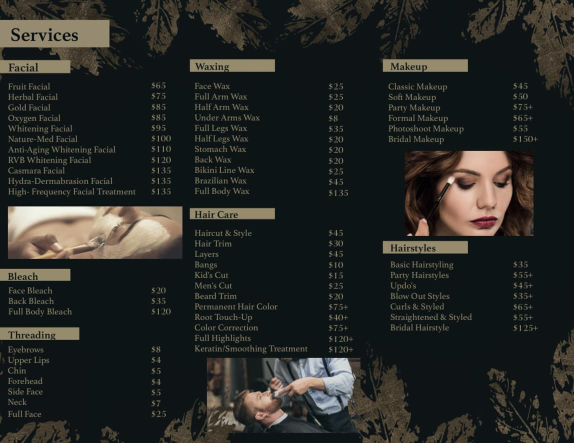
#> input picture avi-beauty-studio/images/google/google-05.jpg, 1148 x 886 px (shown at 1/2 size)
$ python extract-menu-photos.py
#> lines starting #> are read from the running program, lines starting #| are printed output that depends on the picture
#!/usr/bin/env python3
"""Extract service photos embedded in the Avi's Beauty Studio menu graphic."""
from pathlib import Path
from PIL import Image

ROOT = Path(__file__).resolve().parent.parent / "avi-beauty-studio"
MENU = ROOT / "images" / "google" / "google-05.jpg"
OUT = ROOT / "images" / "google" / "extracted"
SIZE = 900

# Tighter crops — photo only, no menu text (fractions of full menu image)
CROPS = {
    "menu-facial.jpg": (0.05, 0.50, 0.30, 0.62),
    "menu-haircare.jpg": (0.38, 0.80, 0.62, 0.94),
    "menu-makeup.jpg": (0.70, 0.46, 0.95, 0.58),
}


def main():
    OUT.mkdir(parents=True, exist_ok=True)
    img = Image.open(MENU)
#> img is the input picture: PIL image 1148x886 RGB; mean R, G, B 38.8, 40.6, 37.8
    w, h = img.size
#> w = 1148; h = 886
    for name, (x1, y1, x2, y2) in CROPS.items():
        box = (int(x1 * w), int(y1 * h), int(x2 * w), int(y2 * h))
        crop = img.crop(box).resize((SIZE, SIZE), Image.Resampling.LANCZOS)
        if crop.mode != "RGB":
            crop = crop.convert("RGB")
        dest = OUT / name
        crop.save(dest, "JPEG", quality=90, optimize=True)
        print(f"OK {name} ({dest.stat().st_size // 1024} KB)")
#> this loop made 3 passes
#> pass 1, in main, `crop = img.crop(box).resize((SIZE, SIZE), Image.Resampling.LANCZOS)`:
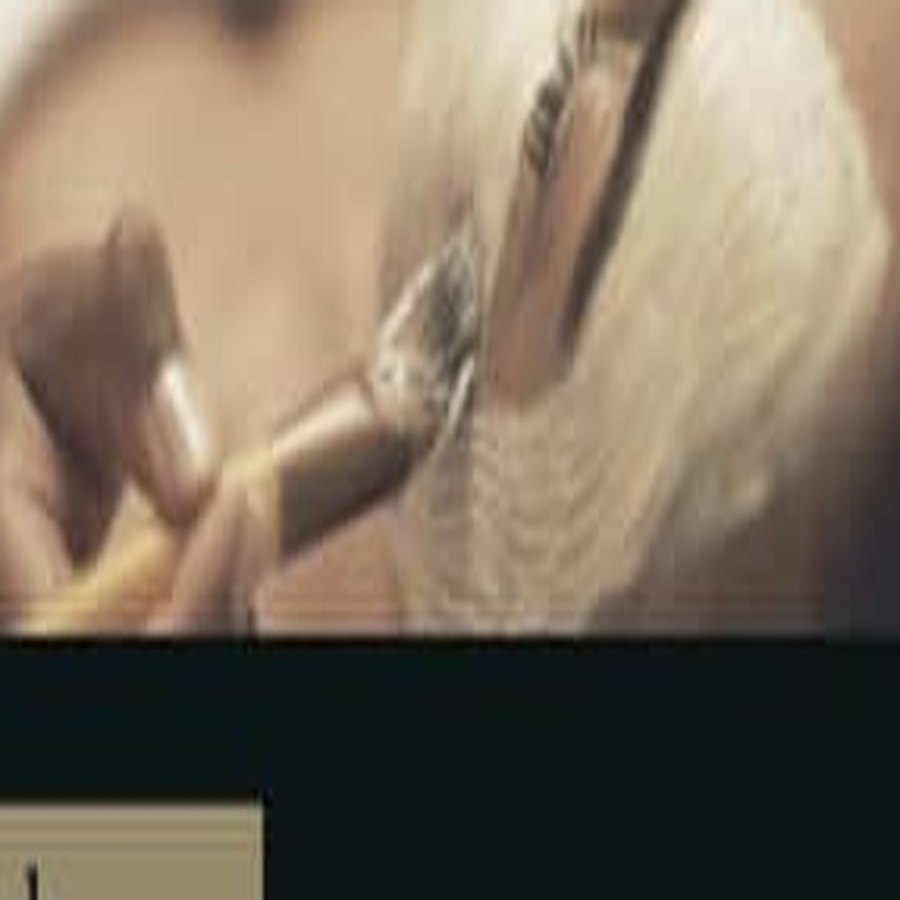
#> crop: PIL image 900x900 RGB; mean R, G, B 125.5, 111.1, 94.2
#> pass 2, in main, `crop = img.crop(box).resize((SIZE, SIZE), Image.Resampling.LANCZOS)`:
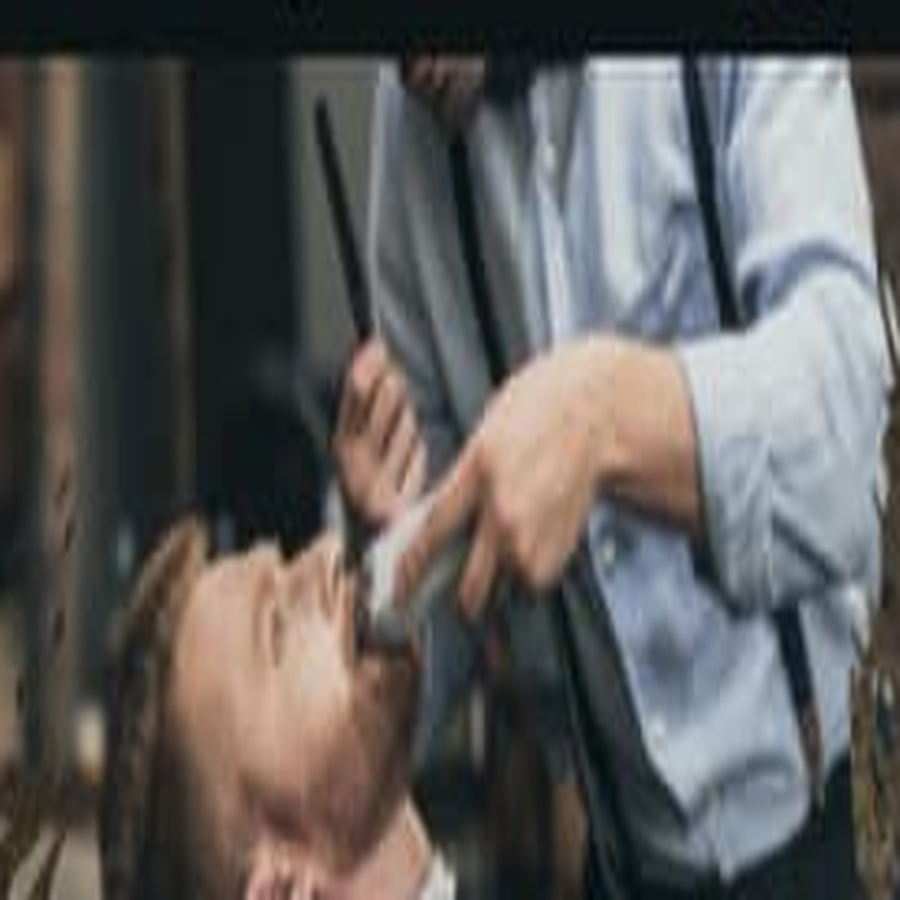
#> crop: PIL image 900x900 RGB; mean R, G, B 93.9, 92.1, 90.7
#> pass 3, in main, `crop = img.crop(box).resize((SIZE, SIZE), Image.Resampling.LANCZOS)`:
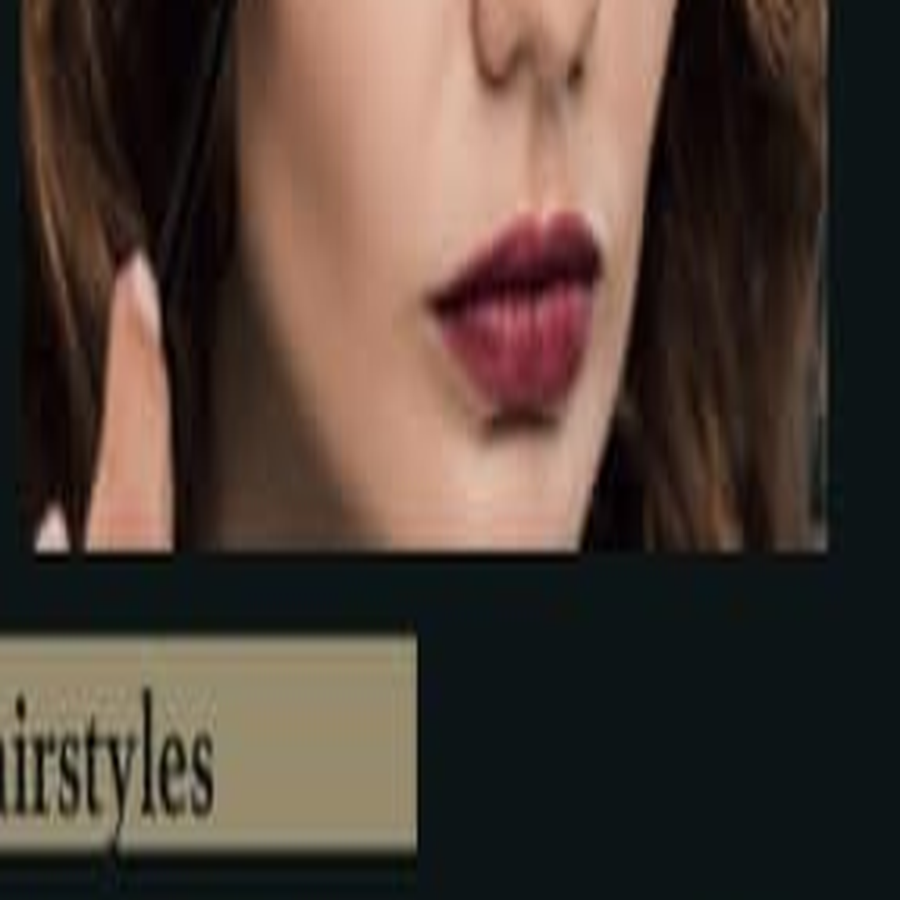
#> crop: PIL image 900x900 RGB; mean R, G, B 77.6, 63.1, 54.4


if __name__ == "__main__":
    main()

$ run again, with avi-beauty-studio/images/google/google-01.jpg copied over avi-beauty-studio/images/google/google-05.jpg
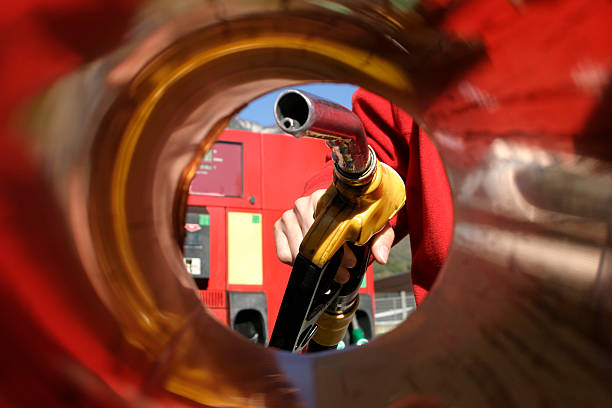
#> input picture avi-beauty-studio/images/google/google-01.jpg, 612 x 408 px
#> in main, img is the input picture: PIL image 612x408 RGB; mean R, G, B 124.2, 57.1, 39.1
#> the loop in main, `for name, (x1, y1, x2, y2) in CROPS.items():` made 3 passes
#> pass 1, in main, `crop = img.crop(box).resize((SIZE, SIZE), Image.Resampling.LANCZOS)`:
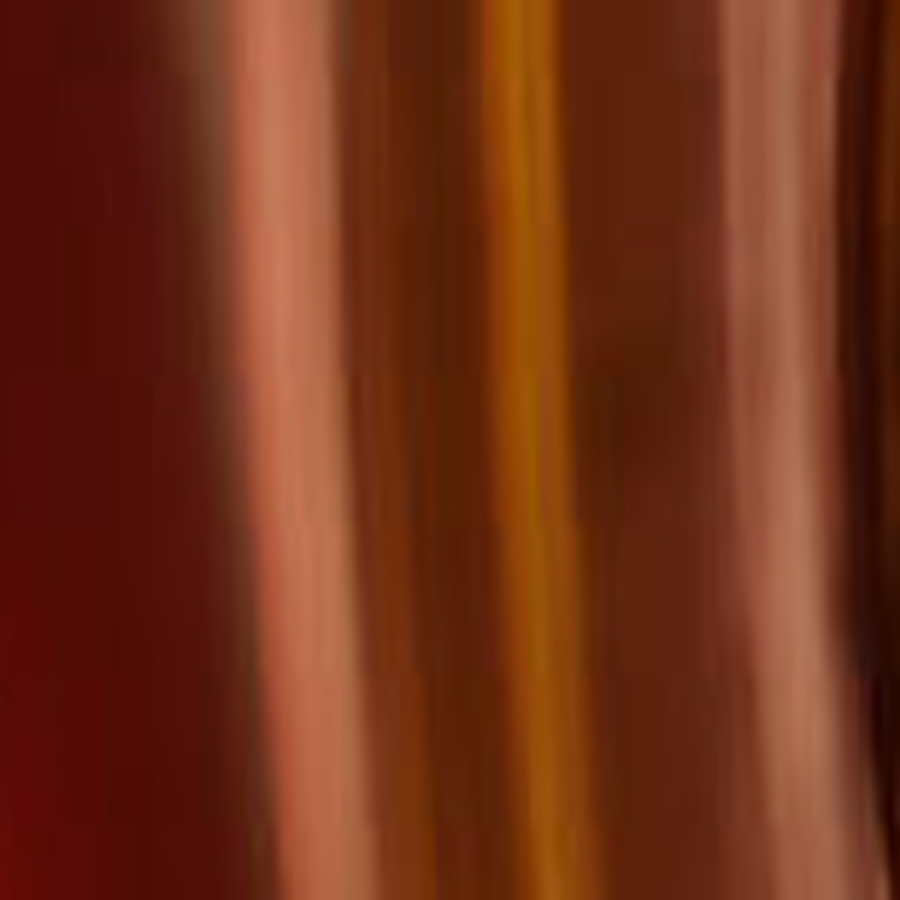
#> crop: PIL image 900x900 RGB; mean R, G, B 112.4, 48.2, 24
#> pass 3, in main, `crop = img.crop(box).resize((SIZE, SIZE), Image.Resampling.LANCZOS)`:
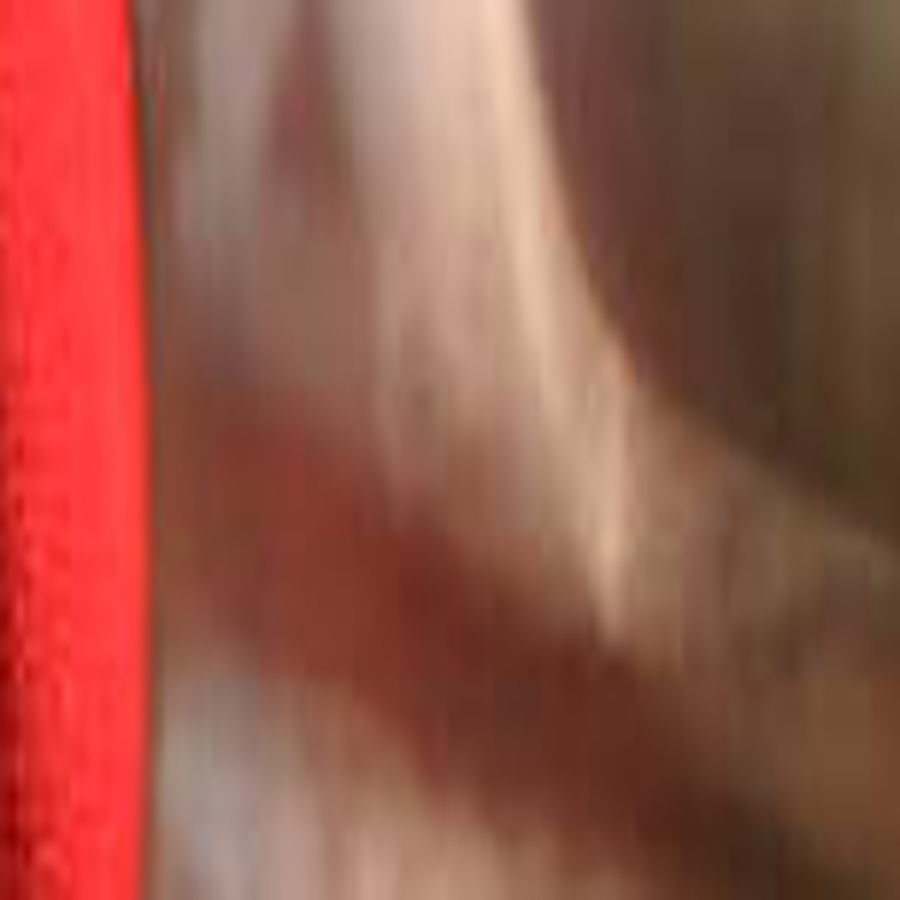
#> crop: PIL image 900x900 RGB; mean R, G, B 148.8, 85.1, 70.9
